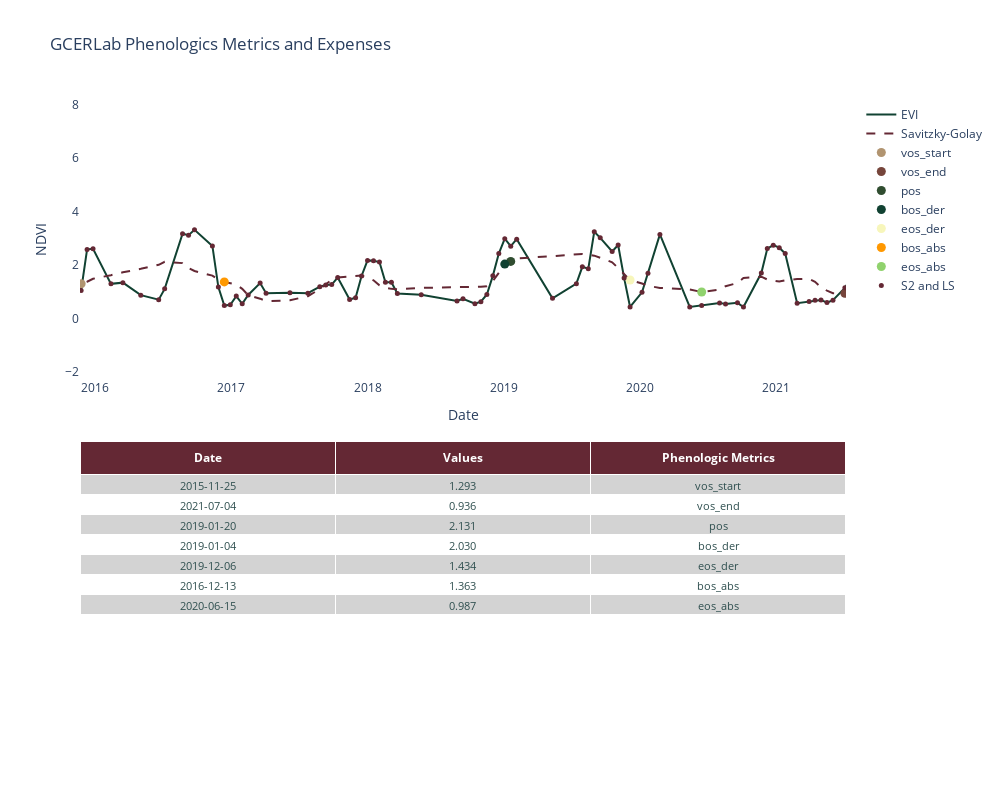

The cell this chart's notebook holds for it:
### Code cell
#Plot the results
visualizer = PhenologyPlotter(df_index , phenology_df)
visualizer.convert_dates()
fig = visualizer.plot_data()

fig

### Figure 1 — Plotly figure (JSON) as saved in the notebook; plotly's stock layout.template omitted (floating-point values rounded to 4 significant figures; data arrays with more than 128 entries replaced by an {"elided": "..."} marker saying what was removed)
{"data": [{"line": {"color": "#114232"}, "mode": "lines", "name": "EVI", "type": "scatter", "x": {"elided": "260 str values"}, "xaxis": "x", "y": {"elided": "260 float values"}, "yaxis": "y"}, {"line": {"color": "#642834", "dash": "dash"}, "mode": "lines", "name": "Savitzky-Golay", "type": "scatter", "x": {"elided": "260 str values"}, "xaxis": "x", "y": {"elided": "260 float values"}, "yaxis": "y"}, {"marker": {"color": "#B19470", "size": 9}, "mode": "markers", "name": "vos_start", "type": "scatter", "x": ["2015-11-25T00:00:00"], "xaxis": "x", "y": [1.293], "yaxis": "y"}, {"marker": {"color": "#76453B", "size": 9}, "mode": "markers", "name": "vos_end", "type": "scatter", "x": ["2021-07-04T00:00:00"], "xaxis": "x", "y": [0.9363], "yaxis": "y"}, {"marker": {"color": "#304D30", "size": 9}, "mode": "markers", "name": "pos", "type": "scatter", "x": ["2019-01-20T00:00:00"], "xaxis": "x", "y": [2.131], "yaxis": "y"}, {"marker": {"color": "#114232", "size": 9}, "mode": "markers", "name": "bos_der", "type": "scatter", "x": ["2019-01-04T00:00:00"], "xaxis": "x", "y": [2.03], "yaxis": "y"}, {"marker": {"color": "#F7F6BB", "size": 9}, "mode": "markers", "name": "eos_der", "type": "scatter", "x": ["2019-12-06T00:00:00"], "xaxis": "x", "y": [1.434], "yaxis": "y"}, {"marker": {"color": "#FF9800", "size": 9}, "mode": "markers", "name": "bos_abs", "type": "scatter", "x": ["2016-12-13T00:00:00"], "xaxis": "x", "y": [1.363], "yaxis": "y"}, {"marker": {"color": "#90D26D", "size": 9}, "mode": "markers", "name": "eos_abs", "type": "scatter", "x": ["2020-06-15T00:00:00"], "xaxis": "x", "y": [0.9873], "yaxis": "y"}, {"cells": {"align": "center", "fill": {"color": [["lightgrey", "white", "lightgrey", "white", "lightgrey", "white", "lightgrey", "white", "lightgrey", "white", "lightgrey", "white", "lightgrey", "white"]]}, "font": {"color": "darkslategray", "size": 11}, "values": [["2015-11-25", "2021-07-04", "2019-01-20", "2019-01-04", "2019-12-06", "2016-12-13", "2020-06-15"], ["1.293", "0.936", "2.131", "2.030", "1.434", "1.363", "0.987"], ["vos_start", "vos_end", "pos", "bos_der", "eos_der", "bos_abs", "eos_abs"]]}, "domain": {"x": [0, 1], "y": [0, 0.45]}, "header": {"align": "center", "fill": {"color": "#642834"}, "font": {"color": "white", "size": 12}, "values": ["<b>Date</b>", "<b>Values</b>", "<b>Phenologic Metrics</b>"]}, "type": "table"}, {"marker": {"color": "#642834", "size": 5}, "mode": "markers", "name": "S2 and LS", "type": "scatter", "x": {"elided": "260 str values"}, "xaxis": "x", "y": {"elided": "260 float values"}, "yaxis": "y"}], "layout": {"height": 800, "paper_bgcolor": "#FFFFFF", "plot_bgcolor": "#FFFFFF", "title": {"text": "GCERLab Phenologics Metrics and Expenses"}, "width": 1000, "xaxis": {"anchor": "y", "domain": [0, 1], "range": ["2015-11-22T00:00:00", "2021-07-07T00:00:00"], "title": {"text": "Date"}}, "yaxis": {"anchor": "x", "domain": [0.55, 1], "title": {"text": "NDVI"}}}}
